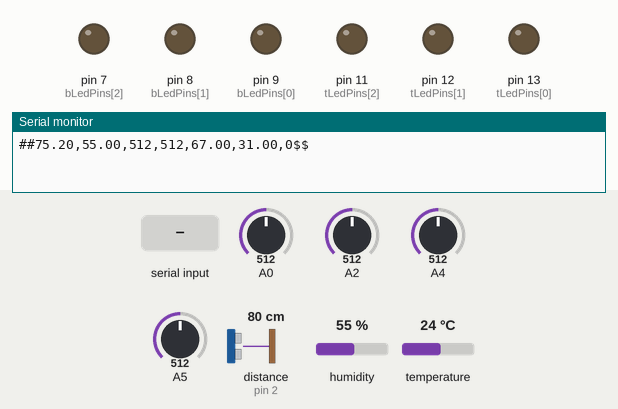
Recording of a sketch running on a simulated Arduino Uno, built with avr-gcc and run on an emulated ATmega328P. On the bench: output pins drawn as LEDs (lit = HIGH), the last lines printed to the serial monitor. Wiring (inferred from the names in the program): ultrasonic range finder: trigger pin 3; echo pin 2. The inputs (shaded band) are chosen by the test bench; at power-on: A0 = 512, A2 = 512, A4 = 512, A5 = 512, distance to the obstacle (sensor on pin 2) 80 cm, humidity 55 %, temperature 24 °C. The echo pulse lasts 58.3 µs per cm; pins used as bus, display or sensor lines are not drawn.

Above: at 1.2 s.
1.3 s: "90,45\n" received over Serial
At 4.2 s:
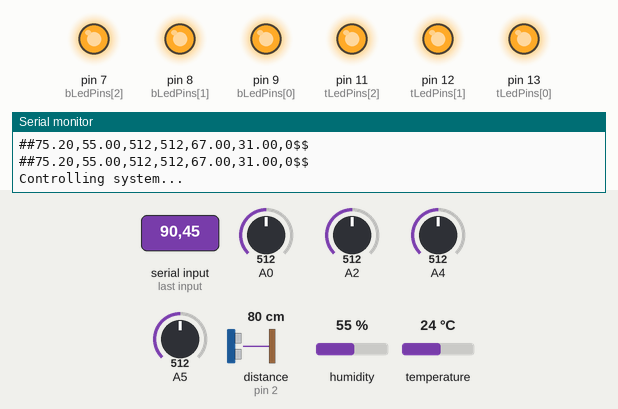
Timing chart, 0 to 5.7 s (numbered marks = the images above; inputs shaded):
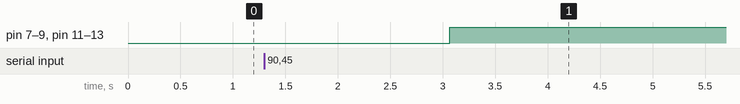

Measured:
- after the input at 1.3 s, pin 7 (bLedPins[2]), pin 8 (bLedPins[1]), pin 9 (bLedPins[0]), pin 11 (tLedPins[2]), pin 12 (tLedPins[1]), pin 13 (tLedPins[0]): LOW → HIGH after 1.8 s

The sketch:

solarIoT.ino.ino
```cpp
#include "DHT.h"
#include "IRremote.h"

// Leds
const int tLedPins[3] = {13,12,11}; // top Leds pins
const int bLedPins[3] = {9,8,7}; // bottom Leds pins
// Light sensors
const int pLightSensor1 = A0;
const int pLightSensor2 = A2;
int valLightSensor1 = 0;
int valLightSensor2 = 0;
// buzzer sensor
const int pPiezoBuzzer = 6;
// Humidity sensor
const int pHumiditySensor = 5;
DHT dht(pHumiditySensor, DHT11);
// Ultrasonic distance sensor
const int pUSonicSensorEcho = 2;
const int pUSonicSensorTrig = 3;
// IR remote
const int pIRremote = 4;
IRrecv irRecv(pIRremote);  // IR receiver

void setup() {
  // Serial
  Serial.begin(115200);

  // leds
  for(int i=0; i<3; i++){
    pinMode(tLedPins[i], OUTPUT);
    pinMode(bLedPins[i], OUTPUT);
    //Serial.print(tLedPins[i]);
    //Serial.print(",");
  }

  // Buzzer
  pinMode(pPiezoBuzzer, OUTPUT);
  noTone(pPiezoBuzzer);

  // Humidity Sensor
  dht.begin();

  // Distance sensor
  pinMode(pUSonicSensorEcho, INPUT);
  pinMode(pUSonicSensorTrig, OUTPUT);

  // IR remote
  irRecv.enableIRIn();
}

// Read commands sent to arduino to control the system
void controlArduino(){

  char SerialVal[8];       // Arrray to save commands
  if(Serial.available()>0)
  {
    Serial.println("Controlling system...");
    String str = Serial.readString(); // Read serial value
    //int len = str.length();
    //Serial.println(len);
    //if (str[0]=='#' && str[1]=='#' && str[len-3]=='$' && str[len-4]=='$'){
    str.remove(str.length()-2,2);// remove trailing $$
    str.remove(0,2);             // remove leading ##
    int N = str.length();       // length of string

    int cnt=0;
    for(int i=0; i<N-1; i++)
    {
      if (i%2==0){
        SerialVal[cnt]=str[i]; //Serial.println(SerialVal[cnt]);
        cnt++;
      }
    }

    // Set the Leds
    for(int i=0; i<3; i++)
    {
      setLed(tLedPins[i], SerialVal[i]- '0');
      setLed(bLedPins[i], SerialVal[i+3]- '0');
    }
    // set buzzer
    if ((SerialVal[6]-'0')==1) {
      buzz(); buzz(); buzz();
    }
    //}
    // else ignore
  }
}

// Read the humidity level from the DHT sensor
float getHumidity(DHT &dht){
  float hum = dht.readHumidity();
  //delay(100);
  if(isnan(hum)){
    Serial.println("Failed to read humidity from DHT sensor!");
    return;
  }
  else{
    return hum;
  }
}

// Read temperature with the DHT sensor. If Fahrenheit is true, return the temperature
// in Fahrenheit; Otherwise, return the temperature in Celcius.
float getTemperature(DHT &dht, bool Fahrenheit){
  float temp = dht.readTemperature(Fahrenheit);
  //delay(100);
  //Serial.print(temp);
  if(isnan(temp)) {
    Serial.println("Failed to read temperature from DHT sensor!");
    return;
  }
  else {
    return temp;
  }
}

// Monitor the battery level
int getBatteryLevel(int pinNum)
{
  int sensorValue = analogRead(pinNum); //read the A0 pin value
  float voltage = sensorValue * (5.00 / 1023.00);
  float MaxBatteryLevel=3.7;
  float level=0;
  if (voltage >= MaxBatteryLevel) level=100.0;
  else if(voltage < 0) level=0;
  else level= 100.0*(voltage / MaxBatteryLevel);
  return int(level);
}

// Read distance from the distance sensor. if cm is true, return the distance in cm; Otherwise
// return the distance in inch
float getDistance(bool cm){
  long duration;
  digitalWrite(pUSonicSensorTrig, LOW); // Reset Pin
  delayMicroseconds(2);
  digitalWrite(pUSonicSensorTrig, HIGH); // Set pin high for 10 ms
  delayMicroseconds(10);
  digitalWrite(pUSonicSensorTrig, LOW);
  duration = pulseIn(pUSonicSensorEcho, HIGH); //sound wave travel time in microseconds

  if (cm==true) return float(duration / 29 / 2);  // distance in cm
  else return float(duration / 74 / 2);           // distance in inch
}

void blinkLed(int &pinNum){
  digitalWrite(pinNum, HIGH);
  delay(1000);
  digitalWrite(pinNum, LOW);
  delay(1000);
}

void setLed(const int &pinNum, bool state){
  //Serial.println(pinNum);
  if (state==true) digitalWrite(pinNum, HIGH);
  else digitalWrite(pinNum, LOW);
}

//void turnOffLed(int &pinNum){
//  digitalWrite(pinNum, LOW);
//}

void buzz(){
  tone(pPiezoBuzzer, 1000); // 1KHZ signal
  delay(1000);  // Pause 1 sec
  noTone(pPiezoBuzzer); // stpp buzzer
  delay(500);
}

int getLightReading(int pinNum){
  int val = analogRead(pinNum);
  //delay(100);
  if(isnan(val)){
    Serial.println("Failed to read value from ligtht sensor!");
    return;
  }
  else return val;
}

// Read IR sensor data
uint32_t getIRdata(IRrecv &irRecv){
  if(irRecv.decode()){
    return irRecv.decodedIRData.decodedRawData;
  }
  else{
    return 0;
  }
}

bool state=true;
void loop() {

  /**/
  Serial.print("##");
  Serial.print(getTemperature(dht, true));
  Serial.print(",");
  Serial.print(getHumidity(dht));
  Serial.print(",");
  Serial.print(getLightReading(pLightSensor1));
  Serial.print(",");
  Serial.print(getLightReading(pLightSensor2));
  Serial.print(",");
  Serial.print(0.5*(getBatteryLevel(A4)+getBatteryLevel(A5))); // Battery Level in percentage remaining
  Serial.print(",");
  Serial.print(getDistance(false));
  Serial.print(",");
  Serial.print(getIRdata(irRecv), HEX);
  Serial.print("");
  Serial.println("$$");

  // Control the system
  controlArduino();

  irRecv.resume(); // Set IR ready to get new command
  delay(2000);
}
```
